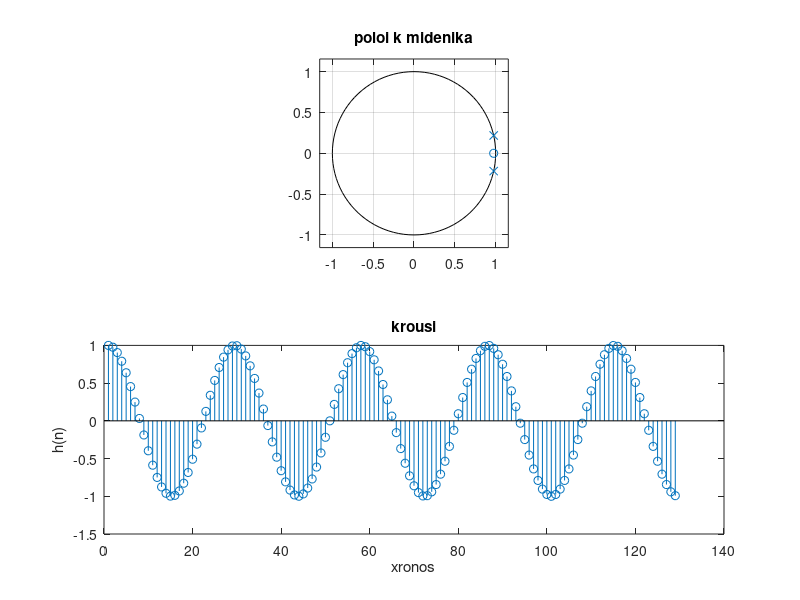
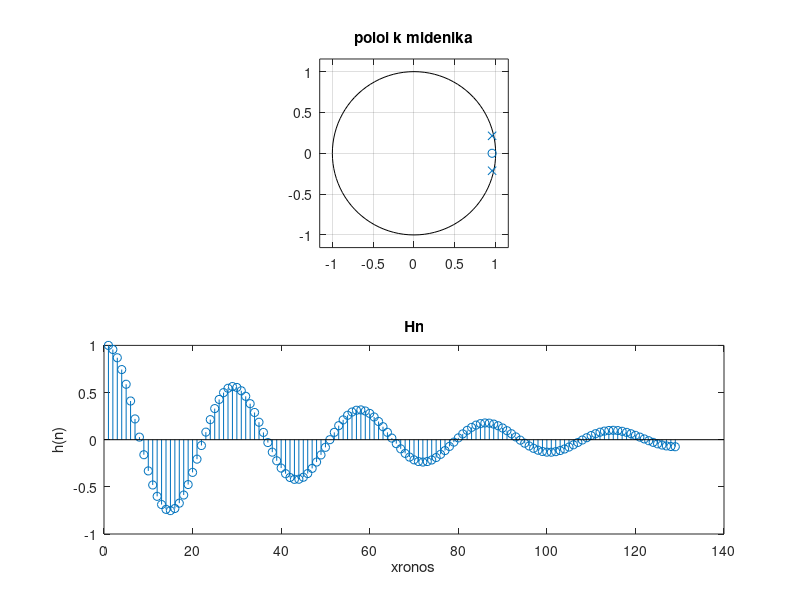

MATLAB code to generate these figures, in order:
function Ask2
  %ask2.1
  wo = 0.07*pi;
  r = 1
  num=[1 ,-r*cos(wo)];
  den=[1 ,-2*r*cos(wo) ,r*r ];
  
  figure(1);
  subplot(2,1,1);
  zplane(roots(num),roots(den));
  title("poloi k midenika");
  hold on;
  n = [0:128];
  delta = zeros(1,length(n));
  delta(1,n==0) = 1;
  
  subplot(2,1,2);
  Hn = filter(num,den,delta);
  stem(Hn);
  title("krousi");
  xlabel("xronos");
  ylabel("h(n)");
  saveas(gcf, "ask2a.jpg");
  
  %ask2.b
  r2=0.98;
  num2=[1 ,-r2*cos(wo)];
  den2=[1 ,-2*r2*cos(wo) ,r2*r2 ];
  
  figure('Name', "ask2b");
  subplot(2,1,1);
  zplane(roots(num2),roots(den2));
  title("poloi k midenika");
  n2 = [0:128];
  delta2 = zeros(1,length(n2));
  delta2(1,n==0) = 1;
  Hn2 = filter(num2,den2,delta2);   
  subplot(2,1,2);
  stem(Hn2);
  title("Hn");
  xlabel("xronos");
  ylabel("h(n)");
  saveas(gcf, "ask2b.jpg");
endfunction
